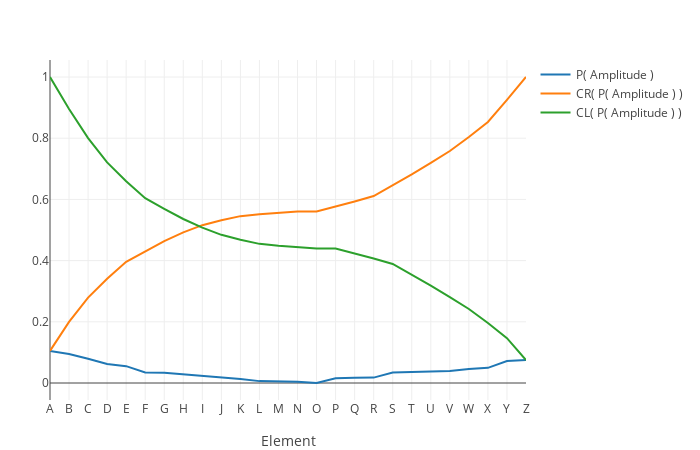

The notebook cell this image was saved under:
### Code cell
a_p = a / sum(a)

a_p_cr = cumsum(a_p)

a_p_cl = cumulate_sum_reverse(a_p)

plot(
    [
        scatter(name = "P( Amplitude )", y = a_p),
        scatter(name = "CR( P( Amplitude ) )", y = a_p_cr),
        scatter(name = "CL( P( Amplitude ) )", y = a_p_cl),
    ],
    Layout(xaxis = xaxis),
)

### Figure 1 — Plotly figure (JSON) as saved in the notebook; plotly's stock layout.template omitted (floating-point values rounded to 4 significant figures)
{"data": [{"name": "P( Amplitude )", "type": "scatter", "y": [0.1048, 0.09497, 0.07928, 0.06185, 0.05504, 0.03471, 0.03329, 0.02836, 0.02344, 0.01618, 0.01334, 0.006156, 0.005236, 0.00389, 2.771e-05, 0.01557, 0.0171, 0.01763, 0.03439, 0.0364, 0.03737, 0.03912, 0.04553, 0.04953, 0.07194, 0.07482]}, {"name": "CR( P( Amplitude ) )", "type": "scatter", "y": [0.1048, 0.1998, 0.2791, 0.3409, 0.396, 0.4307, 0.464, 0.4923, 0.5158, 0.532, 0.5453, 0.5514, 0.5567, 0.5606, 0.5606, 0.5762, 0.5933, 0.6109, 0.6453, 0.6817, 0.7191, 0.7582, 0.8037, 0.8532, 0.9252, 1]}, {"name": "CL( P( Amplitude ) )", "type": "scatter", "y": [1, 0.8952, 0.8002, 0.7209, 0.6591, 0.604, 0.5693, 0.536, 0.5077, 0.4842, 0.468, 0.4547, 0.4486, 0.4433, 0.4394, 0.4394, 0.4238, 0.4067, 0.3891, 0.3547, 0.3183, 0.2809, 0.2418, 0.1963, 0.1468, 0.07482]}], "layout": {"autosize": false, "height": 450, "margin": {"b": 50, "l": 50, "r": 50, "t": 60}, "width": 700, "xaxis": {"autorange": true, "range": [0, 25], "ticktext": ["A", "B", "C", "D", "E", "F", "G", "H", "I", "J", "K", "L", "M", "N", "O", "P", "Q", "R", "S", "T", "U", "V", "W", "X", "Y", "Z"], "tickvals": [0, 1, 2, 3, 4, 5, 6, 7, 8, 9, 10, 11, 12, 13, 14, 15, 16, 17, 18, 19, 20, 21, 22, 23, 24, 25, 26], "title": {"text": "Element"}}, "yaxis": {"autorange": true, "range": [-0.05553, 1.056], "type": "linear"}}}
